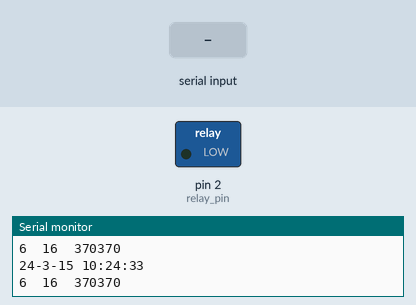
This sketch was run on a simulated Arduino Uno, built with avr-gcc and run on an emulated ATmega328P. Parts: switched loads named in the sketch (green lamp = pin HIGH), the last lines printed to the serial monitor. The test bench sets the inputs (shaded band). The local clock reads 2024-03-15 10:24:30 at power-on unless the sketch sets it.

Above: at 3.8 s.
3.9 s: "w90\n" received over the second serial link
At 5.7 s:
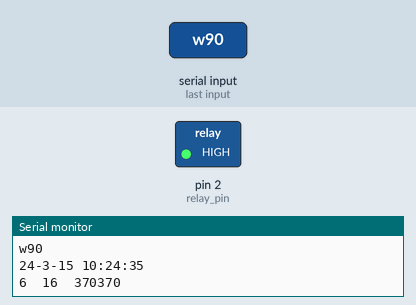
6.5 s: "0\n" received over the second serial link
9.5 s: "90,45\n" received over the second serial link
Timing chart, 0 to 12.5 s (numbered marks = the images above; inputs shaded):
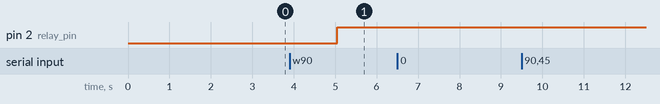

The sketch:

main_lib.ino
```cpp
#include <DS3231.h>
#include <Wire.h>
#include <SoftwareSerial.h>
#define relay_pin 2
//#define watering_delay 185185

DS3231 Clock;
bool h12;
bool PM;
bool Century = false;
bool had_been_irrigated = false;
int morning;
int night;
unsigned long watering_delay;
SoftwareSerial BT(7, 6); //arduino RX/TX

void set_time() {
  Clock.setYear(20);
  Clock.setMonth(2);
  Clock.setDate(2);
  Clock.setDoW(0);
  Clock.setHour(11);	//the format is 24 hours
  Clock.setMinute(44);
  Clock.setSecond(0);
}

void show_info() {
  Serial.print(Clock.getYear(), DEC);
  Serial.print("-");
  Serial.print(Clock.getMonth(Century), DEC);
  Serial.print("-");
  Serial.print(Clock.getDate(), DEC);
  Serial.print(" ");
  Serial.print((int)Clock.getHour(h12, PM), DEC); //24-hr
  Serial.print(":");
  Serial.print(Clock.getMinute(), DEC);
  Serial.print(":");
  Serial.println(Clock.getSecond(), DEC);
  Serial.print(morning);
  Serial.print("\t");
  Serial.print(night);
  Serial.print("\t");
  Serial.print(watering_delay);
  Serial.print("\n");
  delay(1000);
}

void water() {
  if ( had_been_irrigated == false ) {
    had_been_irrigated = true;
    digitalWrite(relay_pin, true);
    delay(watering_delay);
    digitalWrite(relay_pin, false);
  }
}

void bluetooth_control() {
  String readin = "0";
  if (BT.available()) {

    readin = BT.readString();
    Serial.print(readin);
    Serial.write("\n");
    if (readin[0] == '0')
      return;
    else if (readin[0] == 'm')
      morning = (readin[1] - '0') * 10 + (readin[2] - '0');

    else if (readin[0] == 'a')
      night = (readin[1] - '0') * 10 + (readin[2] - '0');

    else if (readin[0] == 's') {
      int index = 1;
      unsigned long tmp = 0;
      while (readin[index] != 'q') {
        tmp = tmp * 10 + (readin[index] - '0');
        index++;
      }
      watering_delay = tmp;
    }

    else if (readin[0] == 'w')
      digitalWrite(relay_pin, readin[1] - '0');
    else
      Serial.print("readin failed!\n");
  }
}

void setup() {
  Serial.begin(9600);
  BT.begin(9600);
  Wire.begin();// Start the I2C interface
  pinMode(relay_pin, OUTPUT);
  //set_time();  //just upload it in the first time
  watering_delay = 370370;
  morning = 6;
  night = 16;
}

void loop() {
  show_info();
int current_hour = Clock.getHour(h12, PM);

  if (current_hour == morning || current_hour == night)
    water();
  else if (current_hour == morning + 1 || current_hour == night + 1)
    had_been_irrigated = false;

  bluetooth_control();
}
```

Measured:
- after the input at 3.9 s, pin 2 (relay_pin): LOW → HIGH after 1.1 s
